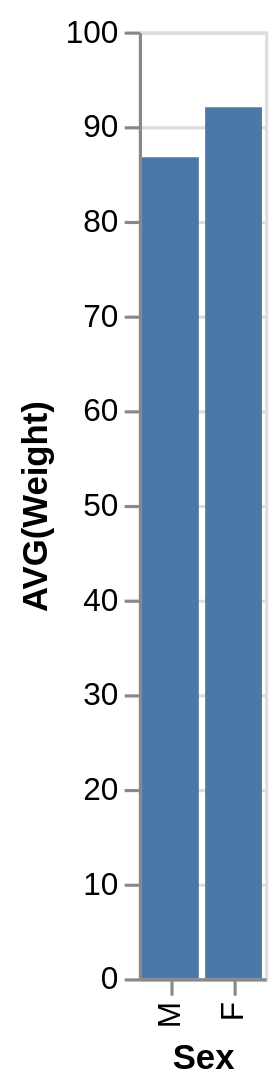

Here is the Vega-Lite specification saved for this chart:
### Vega-Lite specification from a JSON file in a GitHub repository (floating-point values rounded to 4 significant figures)
{"data": {"values": [{"x_data": "M", "y_data": 86.71}, {"x_data": "F", "y_data": 92}]}, "mark": "bar", "encoding": {"x": {"field": "x_data", "type": "nominal", "title": "Sex", "sort": "descending"}, "y": {"field": "y_data", "type": "quantitative", "title": "AVG(Weight)"}}}
